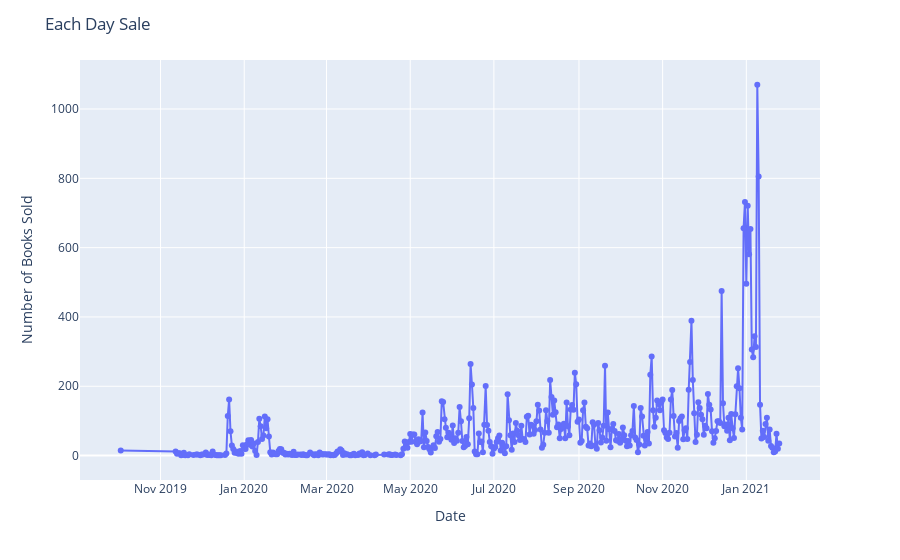

The notebook cell this image was saved under:
### Code cell
fig = px.line(x=each_day_sale.index, y=each_day_sale, markers=True)
fig.update_layout(
    title="Each Day Sale",
    xaxis_title="Date",
    yaxis_title="Number of Books Sold")
fig.show()

### Figure 1 — Plotly figure (JSON) as saved in the notebook; plotly's stock layout.template omitted (floating-point values rounded to 4 significant figures; data arrays with more than 128 entries replaced by an {"elided": "..."} marker saying what was removed)
{"data": [{"hovertemplate": "x=%{x}<br>y=%{y}<extra></extra>", "legendgroup": "", "line": {"color": "#636efa", "dash": "solid"}, "marker": {"symbol": "circle"}, "mode": "lines+markers", "name": "", "orientation": "v", "showlegend": false, "type": "scatter", "x": {"elided": "414 str values"}, "xaxis": "x", "y": {"elided": "414 int values"}, "yaxis": "y"}], "layout": {"legend": {"tracegroupgap": 0}, "margin": {"t": 60}, "title": {"text": "Each Day Sale"}, "xaxis": {"anchor": "y", "domain": [0, 1], "title": {"text": "Date"}}, "yaxis": {"anchor": "x", "domain": [0, 1], "title": {"text": "Number of Books Sold"}}}}
